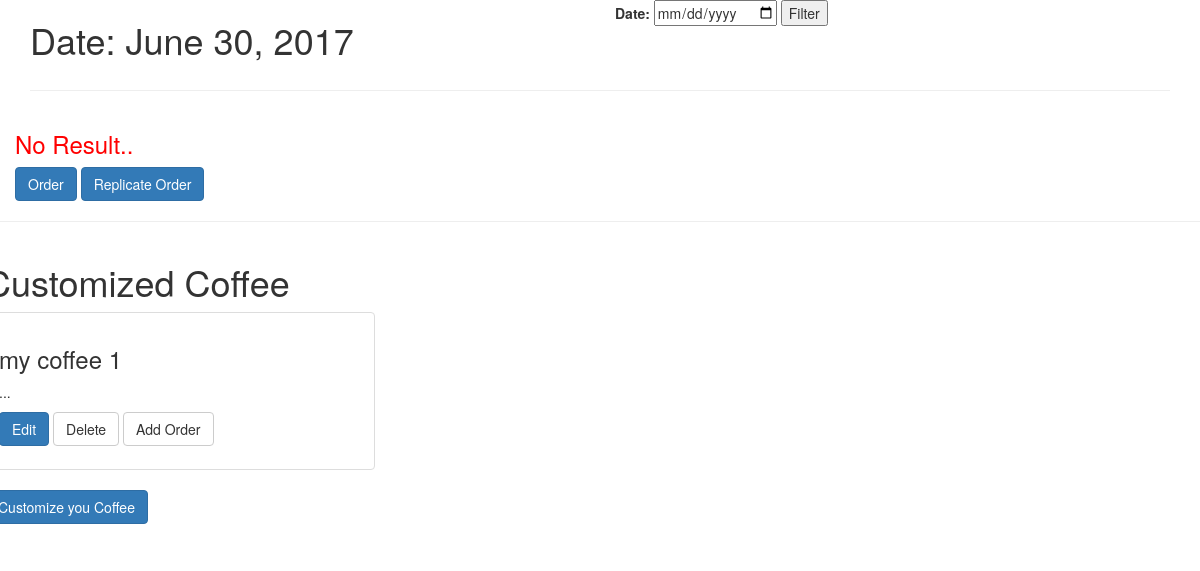
Page / (signed in) on the earlier database version.
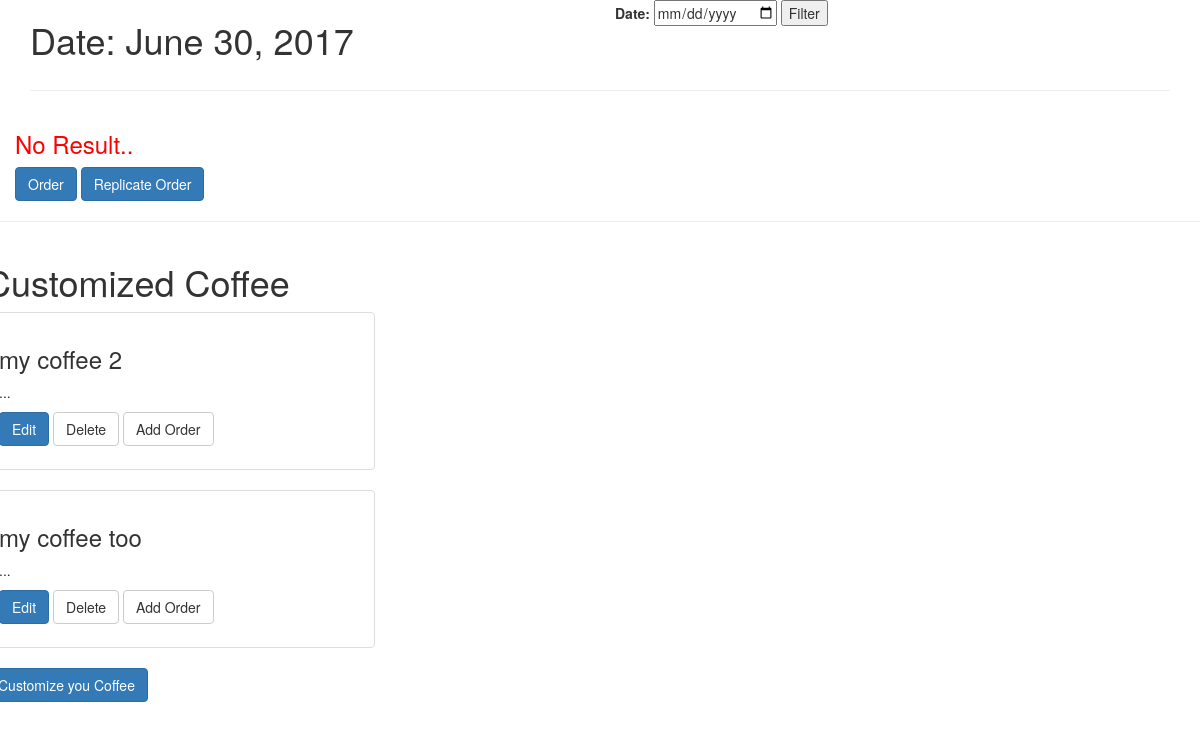
Same page on the later database version.
### mainapp/models.py (models this page shows)
class Coffee(models.Model):
    user=models.ForeignKey(User)
    name=models.CharField(max_length=225)
    bean=models.ForeignKey(Bean)
    syrup=models.ManyToManyField(Syrup, blank=True)
    powder=models.ManyToManyField(Powder, blank=True)
    roast=models.ForeignKey(Roast)
    espresso_shots=models.PositiveIntegerField(default=1)
    water=models.FloatField(default=0)
    steamed_milk=models.BooleanField(default=False)
    foam=models.FloatField(default=0)
    extra_instruction=models.TextField(blank=True)
    def __str__(self):
        return self.name

### mainapp/views.py (the view)
# urls.py: 2. Add a URL to urlpatterns:  url(r'^$', views.home, name='home')
def home(request):
    context={}
    if not request.user.is_authenticated():
        return redirect('/accounts/github/login')
    user=request.user
    context['user']=user
    if request.method=="POST":
        form =SearchForm(request.POST)
        if form.is_valid():
            context['form']=form
            date=form.cleaned_data['date']
            context['today']=date
            order_list=Order.objects.filter(user=user, date=date)
            context['order_list']=order_list
    else:
        form =SearchForm()
        context['form']=form
        today=datetime.date.today()
        context['today']=today
        order_list=Order.objects.filter(user=user, date=today)
        context['order_list']=order_list
    coffee_list=Coffee.objects.filter(user=user)
    context['coffee_list']=coffee_list
    return render(request, 'home.html', context)

### mainapp/forms.py
class SearchForm(forms.Form):
    date=forms.DateField(widget= forms.DateInput(attrs={"type":'date'}))

### mainapp/templates/home.html (shortened to what this page needs)
{% extends 'base.html' %}
{% load static %}
{% load crispy_forms_tags %}
{% block content %}
<div class="row">
  <div class="col col-sm-6">
    <h1>Date: {{today}}</h1>
  </div>
  <div class="col col-sm-6">
    <form class="" action="{% url 'home' %}" method="POST">
      {{form}}
      <input type="submit" name="" value="Filter" />
    </form>
  </div>
</div>
<hr />
<div class="row">
  {% if order_list %}
      {% for order in order_list %}
            <div class="col col-sm-6 col-md-4">
                <div class="thumbnail">
                    <div class="caption">
                        <h3 class="text-center">{{order.coffee}}</h3>
                    </div>
                </div>
            </div>
      {% endfor %}
    {% else %}
      <h3 style="color:red" >No Result..</h3>
    {% endif%}
    </div>
    <div class="row">
        <a href="{% url 'send_order_email' today.year today.month today.day %}" ><div class="btn btn-primary">Order</div></a>
        <a href="{% url 'replicate_order' today.year today.month today.day %}" ><div class="btn btn-primary">Replicate Order</div></a>
        </div>
    </div>
<hr />
<div class="row">
  <h1>Customized Coffee</h1>
  {% for coffee in coffee_list %}
      <div class="row">
        <div class="col col-sm-6 col-md-4">
          <div class="thumbnail">
                <div class="caption">
                  <h3>{{coffee}}</h3>
                  <p>...</p>
                  <p>
                    <a href="{% url 'editcoffee' coffee_id=coffee.id %}" class="btn btn-primary" role="button">Edit</a>
                    <a href="{% url 'deletecoffee' coffee_id=coffee.id %}" class="btn btn-default" role="button">Delete</a>
                    <a href="{% url 'createorder' coffee_id=coffee.id %}" class="btn btn-default" role="button">Add Order</a>
                  </p>
                </div>
              </div>
        </div>
    </div>
  {% endfor %}
  <a href="{% url 'createcoffee' %}" class="btn btn-primary" role="button">Customize you Coffee</a>
  <br /><br />
</div>
{% endblock %}

Differences in the rows shown:
changed Coffee: name "my coffee 1" → "my coffee 2"
added Coffee: name "my coffee too"
